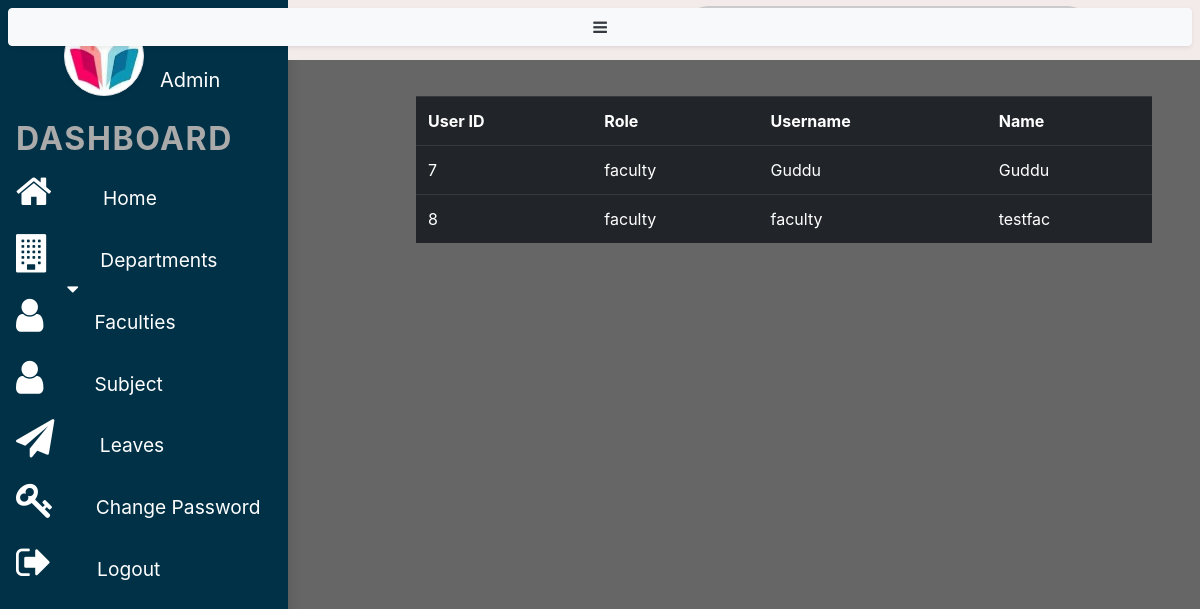
The app's page /admin/viewfac.php with its own data.
### tables this page shows
CREATE TABLE `user` (
  `id` int(11) NOT NULL,
  `role` enum('admin','faculty','user') NOT NULL,
  `username` varchar(255) NOT NULL,
  `password` varchar(255) NOT NULL,
  `name` varchar(255) NOT NULL,
  `sansw` varchar(255) NOT NULL
);

### admin/viewfac.php (the view, shortened to what this page needs)
<?php
 include "adminsidebar.php";
$conn = mysqli_connect("localhost","root","","userdb");
$sql = "SELECT id, role, username, name FROM user WHERE role='faculty'";
$result = mysqli_query($conn , $sql);
?>
<!DOCTYPE html>
<html lang="en">
<head>
    <link rel="stylesheet" href="https://stackpath.bootstrapcdn.com/bootstrap/4.1.1/css/bootstrap.min.css"
>
    <link rel="stylesheet" href="https://stackpath.bootstrapcdn.com/font-awesome/4.7.0/css/font-awesome.min.css">
</head>
<body>
<div class="page-content p-5" id="content">
            <div class="topbar fixed-top">
                <button id="sidebarCollapse" class="btn btn-light text-dark bg-light rounded-pill shadow-sm m-2 mb-4 fixed-top">
                    <i class="fa fa-bars"></i>
                </button>
                <div class="search">
                    <label>
                    </label>
                </div>
            </div>
<center>
    <br><br>
            <table style="color:white;" class="table table-dark">
                <tr>
                    <th>User ID</th>
                    <th>Role</th>
                    <th>Username</th>
                    <th>Name</th>
                </tr>
                <?php while($row=mysqli_fetch_array($result)){   ?>
                    <tr>
                        <td>
                            <?php echo $row['id'] ?>
                </td>
                <td>
                            <?php echo $row['role'] ?>
                            </td>
                            <td>
                            <?php echo $row['username'] ?>
                            </td>
                            <td>
                            <?php echo $row['name'] ?>
                        </td>
                    </tr>
                    <?php  }  ?>
            </table>
            </center>
</body>
</html>

### admin/css/styleBoo.css (style rules this page uses)
body { background:url('../img/admin-bg.jpg'); overflow-x: hidden; background-size:cover; background-repeat: no-repeat; }
.topbar { width:100%; background-color: rgb(243, 234, 234); height:60px; padding: 0 10px; display: flex; justify-content: space-between; align-items: center; margin-left: 24%; transition: all 0.4s; }
.search { position:relative; width: 400px; margin: 0 10px; }
.search label { position: relative; width: 100%; }
.page-content { width: calc(100%-23rem); margin-left: 23rem; transition: all 0.4s; }

### records on screen
user: id "7", role "faculty", username "Guddu", name "Guddu"
user: id "8", role "faculty", username "faculty", name "testfac"
